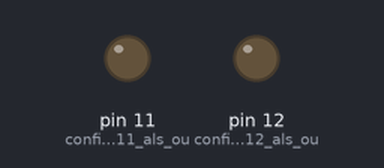
A sketch run on a simulated Arduino Uno, built with avr-gcc and run on an emulated ATmega328P. Shown: output pins drawn as LEDs (lit = HIGH).

Above: at 0.4 s.
Timing chart, 0 to 3.0 s (numbered marks = the images above):
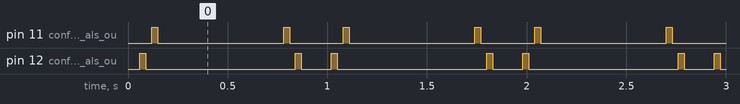

Measured:
- by itself, pin 11 (configureer_pin_11_als_ou): repeats every 0.96 s: LOW 0.63 s, HIGH 0.03 s, LOW 0.27 s, HIGH 0.03 s
- by itself, pin 12 (configureer_pin_12_als_ou): repeats every 0.96 s: LOW 0.75 s, HIGH 0.03 s, LOW 0.15 s, HIGH 0.03 s

The sketch:

sketch_may7b.ino
```cpp
void setup()
{
  pinMode(12, OUTPUT); //configureer pin 12 als output
  pinMode(11, OUTPUT); //configureer pin 11 als output
}


void loop() {
  // Roep de functies aan om beide LEDs te laten knipperen
  FlashLeft(30); // Knipperen van linker LED met een interval van 30 milliseconden
  FlashRight(30); // Knipperen van rechter LED met een interval van 30 milliseconden
}

// Functie om de linker LED te laten knipperen
void FlashLeft(int tijd) {
  for (int i = 13; i >= 6; i--) { // Loop door de pinnen van 13 tot 6
    digitalWrite(i, HIGH); // Zet de huidige pin aan
    delay(tijd); // Wacht voor de opgegeven tijd
    digitalWrite(i, LOW); // Zet de huidige pin uit
    delay(tijd); // Wacht voor de opgegeven tijd voordat de volgende pin wordt ingeschakeld
  }
}

// Functie om de rechter LED te laten knipperen
void FlashRight(int tijd) {
  for (int i = 6; i <= 13; i++) { // Loop door de pinnen van 6 tot 13
    digitalWrite(i, HIGH); // Zet de huidige pin aan
    delay(tijd); // Wacht voor de opgegeven tijd
    digitalWrite(i, LOW); // Zet de huidige pin uit
    delay(tijd); // Wacht voor de opgegeven tijd voordat de volgende pin wordt ingeschakeld
  }
}
```
